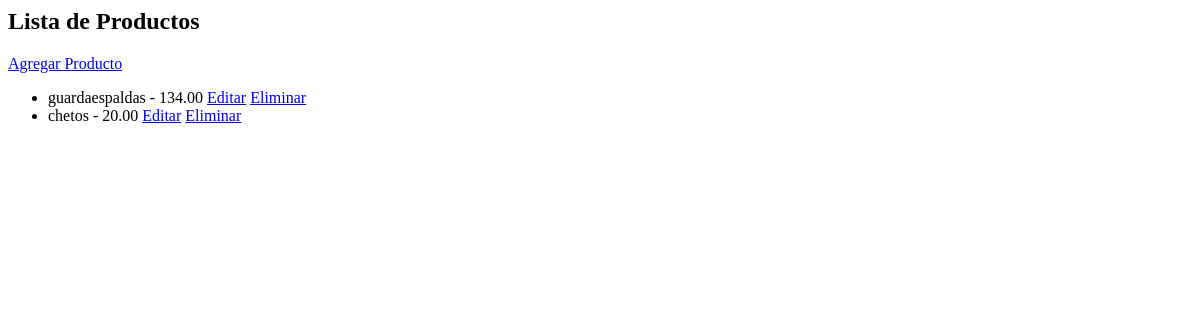
/gestion_productos/productos/, run on an earlier commit of the app's database.
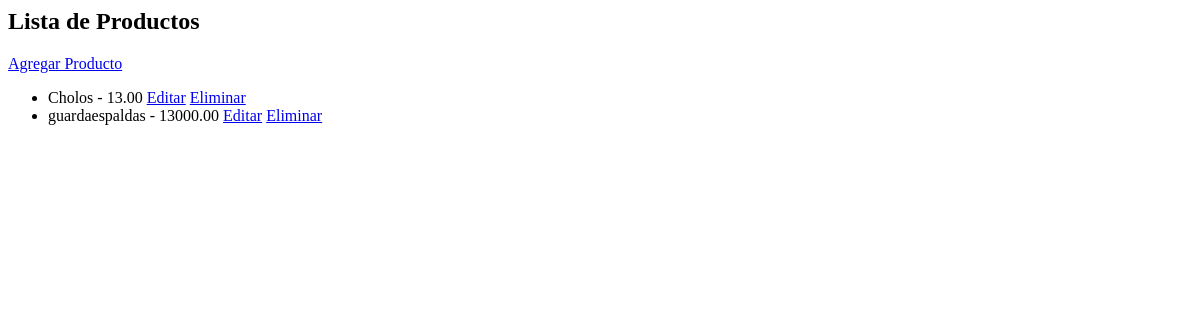
And on a later commit of the database.
### gestion_productos/models.py (models this page shows, shortened)
class Producto(models.Model):
    nombre = models.CharField(max_length=200)
    descripcion = models.TextField(blank=True, null=True)
    precio = models.DecimalField(max_digits=10, decimal_places=2)
    categoria = models.ForeignKey(Categoria, on_delete=models.SET_NULL, null=True)
    inventario = models.PositiveIntegerField(default=0)
    disponible = models.BooleanField(default=True)

### gestion_productos/views.py (the view)
# urls.py: path('productos/', views.listar_productos, name='listar_productos'),
def listar_productos(request):
    productos = Producto.objects.all()
    return render(request, 'gestion_productos/listar_productos.html', {'productos': productos})

### gestion_productos/templates/gestion_productos/listar_productos.html
<h2>Lista de Productos</h2>
<a href="{% url 'gestion_productos:agregar_producto' %}">Agregar Producto</a>
<ul>
    {% for producto in productos %}
    <li>
        {{ producto.nombre }} - {{ producto.precio }}
        <a href="{% url 'gestion_productos:editar_producto' producto.id %}">Editar</a>
        <a href="{% url 'gestion_productos:eliminar_producto' producto.id %}">Eliminar</a>
    </li>
    {% endfor %}
</ul>

What changed in the data, as far as the page shows it:
removed Producto: nombre "chetos", precio "20.00"
added Producto: nombre "Cholos", precio "13.00"
changed Producto "guardaespaldas": precio "134.00" → "13000.00"
